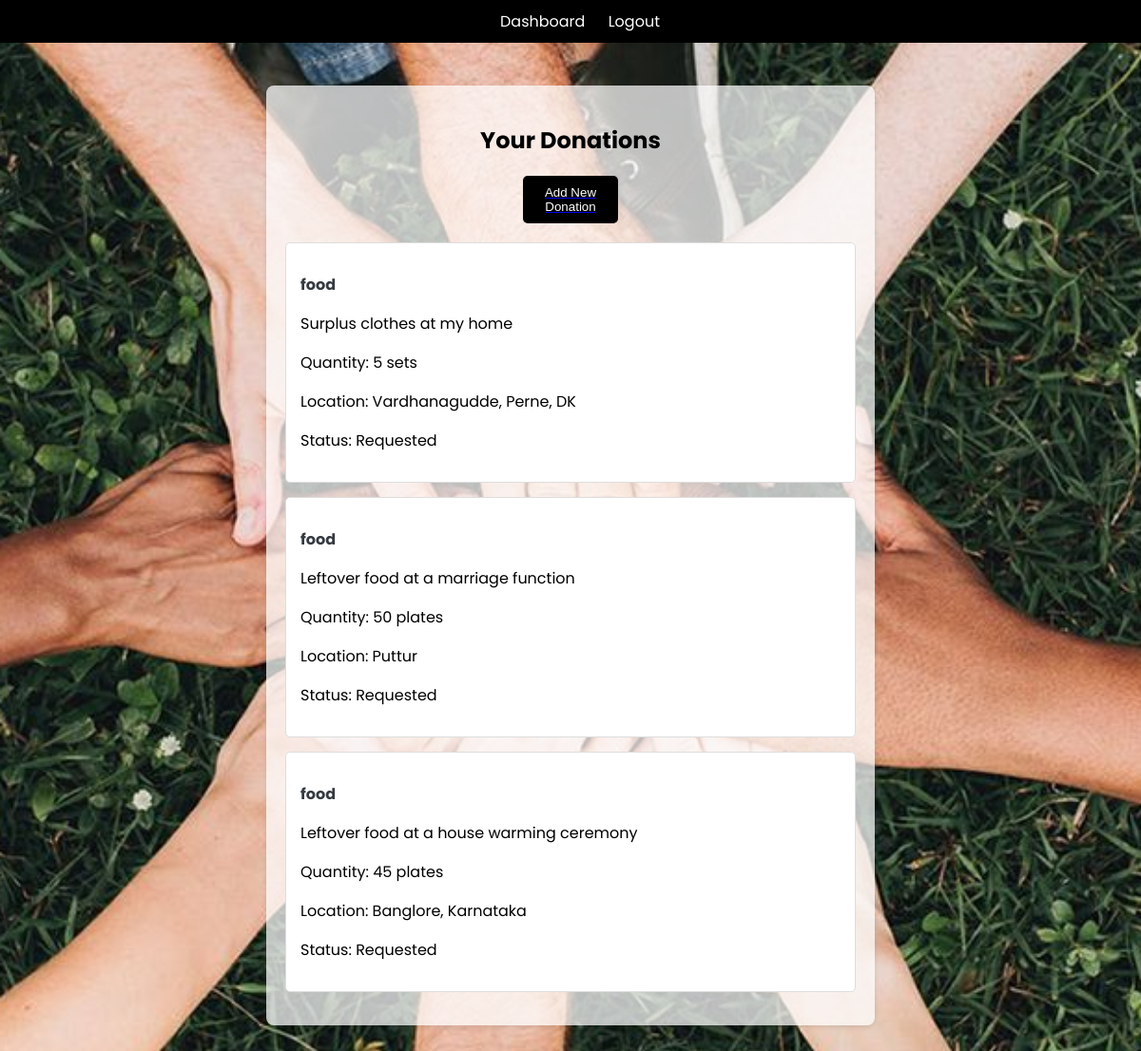
/dashboard/ (signed in), run on the app's committed database.
### Share_Bite/models.py (models this page shows)
class Donation(models.Model):
    CATEGORY_CHOICES = [
        ('food', 'Food'),
        ('clothes', 'Clothes'),
    ]
    donator = models.ForeignKey(User, on_delete=models.CASCADE)
    category = models.CharField(max_length=10, choices=CATEGORY_CHOICES)
    description = models.TextField()
    quantity = models.CharField(max_length=100)
    location = models.CharField(max_length=200)
    available = models.BooleanField(default=True)
    created_at = models.DateTimeField(auto_now_add=True)

### Share_Bite/views.py (the view)
# urls.py: path('dashboard/', views.dashboard, name='dashboard'),
@login_required
def dashboard(request):
    profile, created = Profile.objects.get_or_create(user=request.user)
    if request.user.is_superuser:
        donations = Donation.objects.filter(available=True)
        return render(request, 'dashboard_ngo.html', {'donations': donations})
    elif profile.is_donator:
        donations = Donation.objects.filter(donator=request.user)
        return render(request, 'dashboard_donator.html', {'donations': donations})
    else:
        donations = Donation.objects.filter(available=True)
        return render(request, 'dashboard_ngo.html', {'donations': donations})

### Share_Bite/templates/dashboard_donator.html (shortened to what this page needs)
{% extends 'base.html' %}
{% block content %}
<h2>Your Donations</h2>
<a href="/add-donation"><button>Add New Donation</button></a>
{% for donation in donations %}
    <div class="card">
        <p class="card-title">{{ donation.category }}</p>
        <p class="card-text">{{ donation.description }}</p>
        <p>Quantity: {{ donation.quantity }}</p>
        <p>Location: {{ donation.location }}</p>
        <p>Status: {% if donation.available %}Available{% else %}Requested{% endif %}</p>
    </div>
{% endfor %}
{% endblock %}

### Share_Bite/static/style.css (style rules this page uses)
body { font-family: 'Poppins'; margin: 0; padding: 0; background-color: #f8f9fa; color: #000000; padding-top: 60px; background-image: url('/static/images/donate-bg.jpeg'); background-size: cover; background-repeat: no-repeat; background-attachment: fixed; background-position: center; min-height: 80vh; margin: 0; padding: 0; }
h1, h2 { text-align: center; color: #000000; }
button, input[type="submit"] { background-color: #000000; color: white; max-width: 100px; text-decoration: none; border: none; padding: 10px 20px; margin: 20px auto; cursor: pointer; border-radius: 5px; display: block; }
.card { border: 1px solid #ddd; padding: 15px; border-radius: 5px; margin-bottom: 15px; background-color: #fff; }
.card-title { font-weight: bold; color: #343a40; }
.card-text { margin: 5px 0; }

### data on the page
Donation: category "food", description "Surplus clothes at my home", quantity "5 sets", location "Vardhanagudde, Perne, DK", available "Requested"
Donation: category "food", description "Leftover food at a marriage function", quantity "50 plates", location "Puttur", available "Requested"
Donation: category "food", description "Leftover food at a house warming ceremony", quantity "45 plates", location "Banglore, Karnataka", available "Requested"
